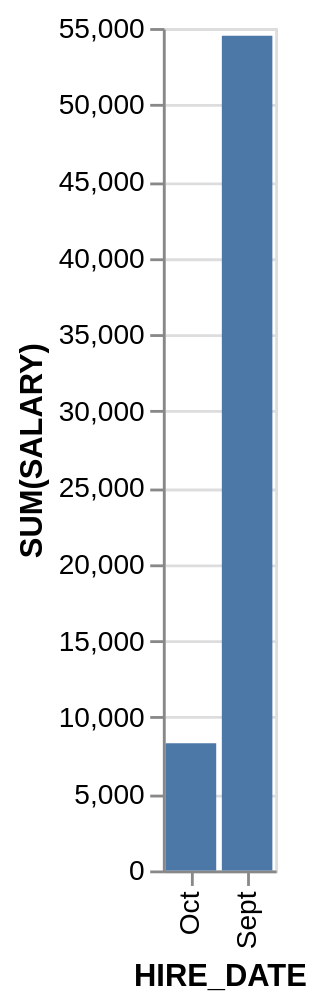

Source (Vega-Lite JSON):
### Vega-Lite specification from a JSON file in a GitHub repository (floating-point values rounded to 4 significant figures)
{"data": {"values": [{"x_data": "Oct", "y_data": 8300}, {"x_data": "Sept", "y_data": 54500}]}, "mark": "bar", "encoding": {"x": {"field": "x_data", "type": "nominal", "title": "HIRE_DATE", "sort": {"op": "sum", "field": "y_data", "order": "ascending"}}, "y": {"field": "y_data", "type": "quantitative", "title": "SUM(SALARY)"}}}
